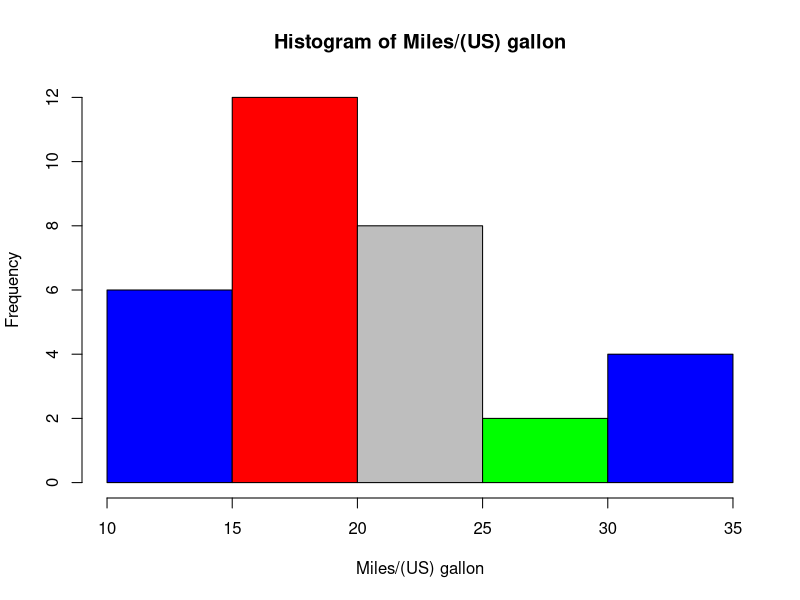
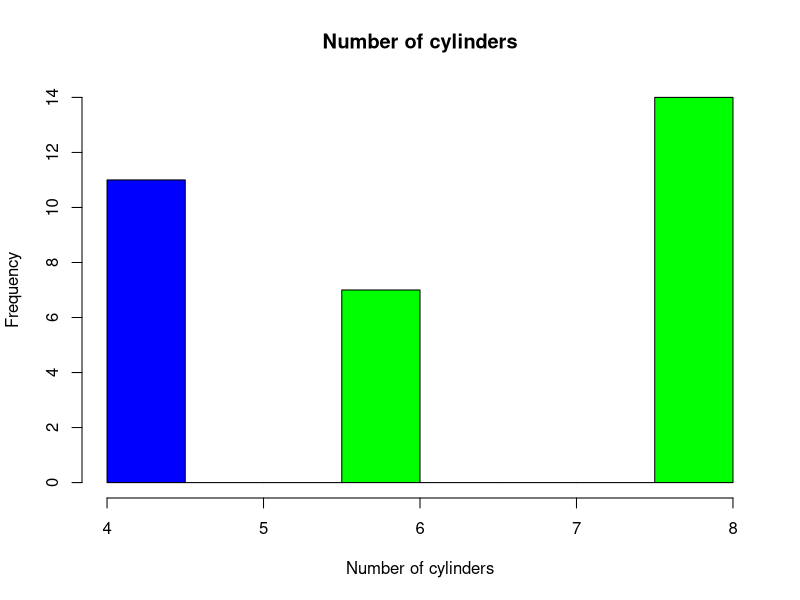
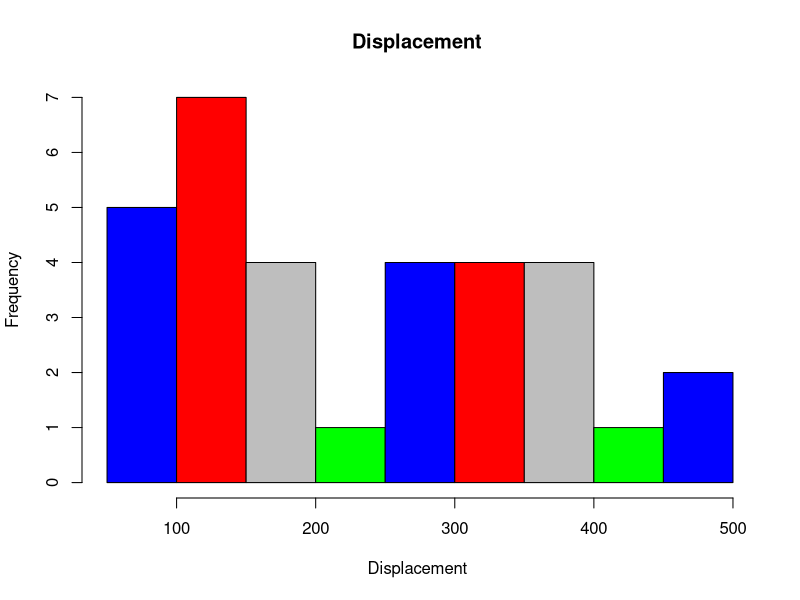
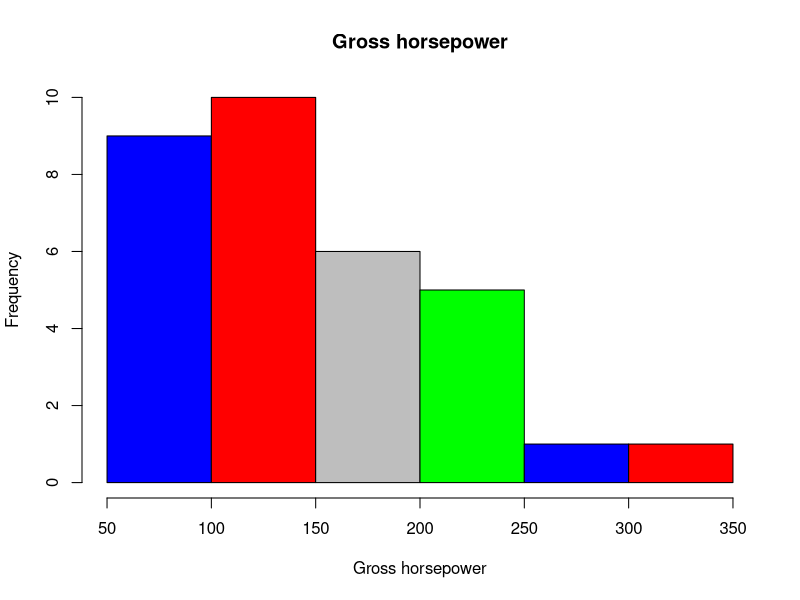
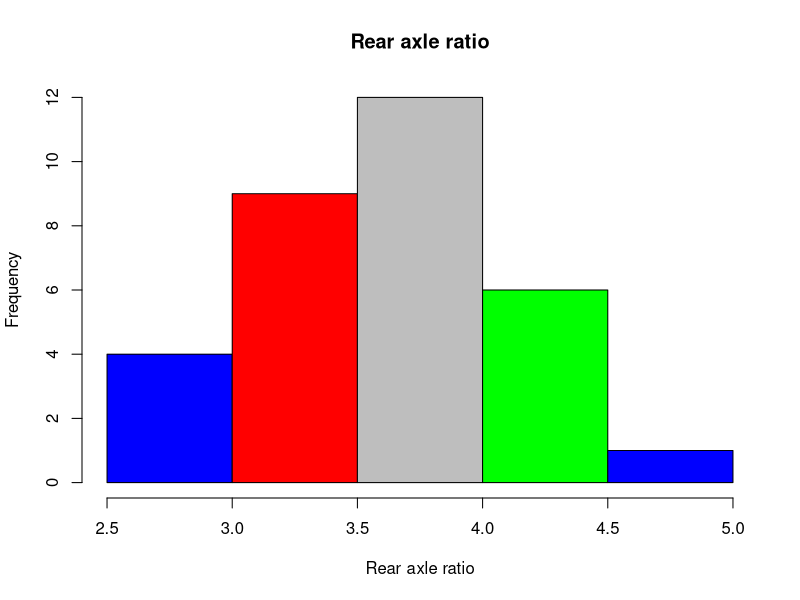
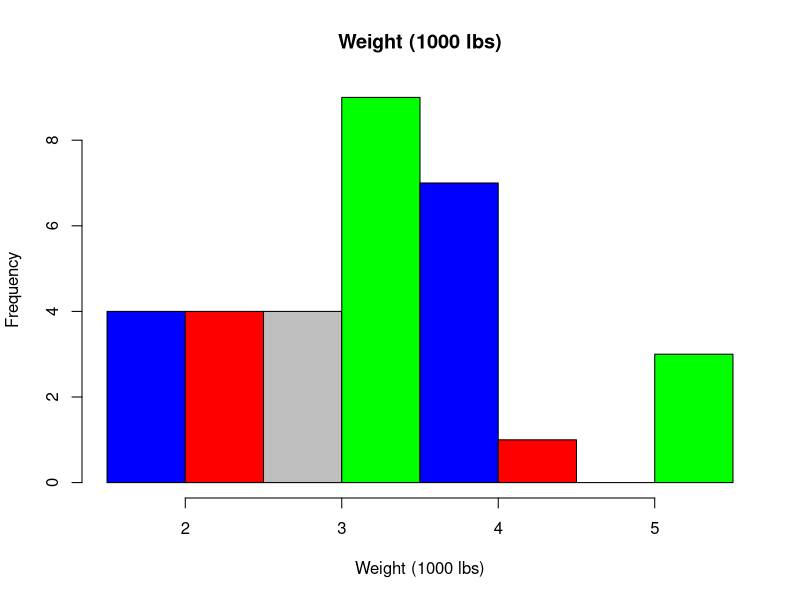
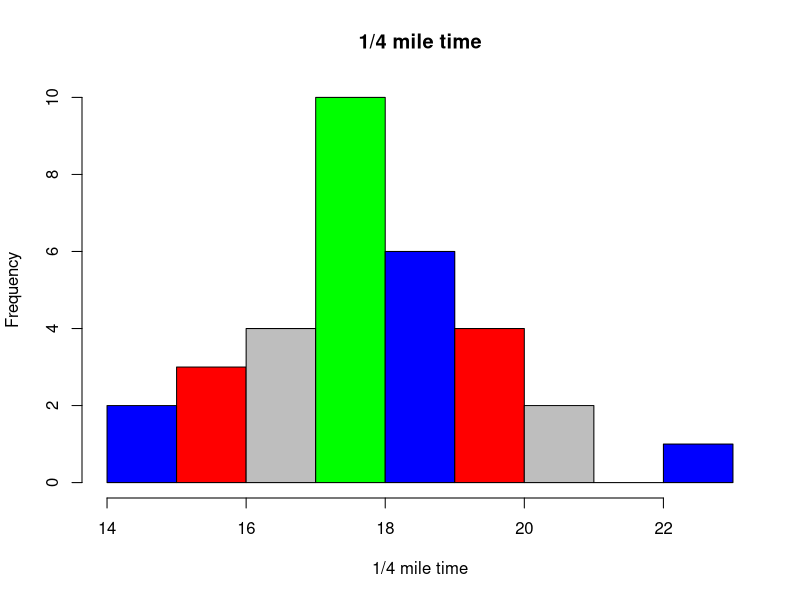
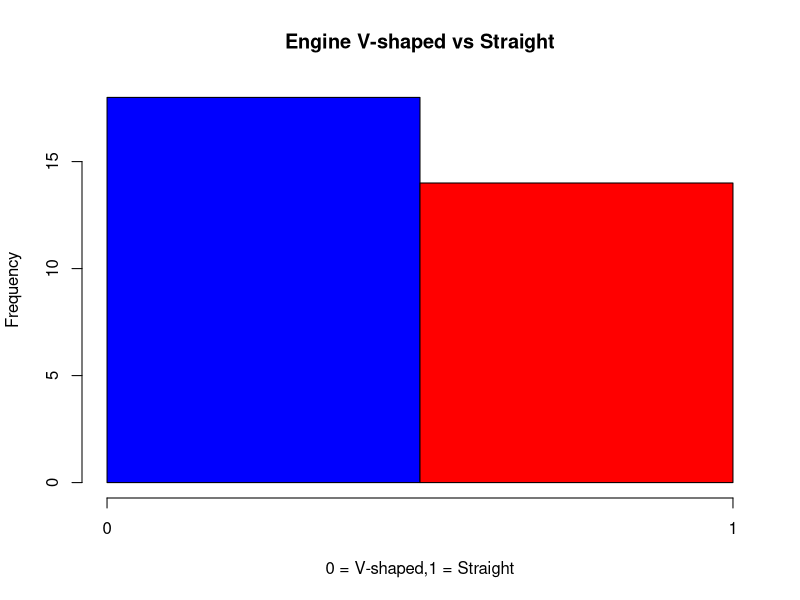

Source code (R) for these figures, in order:

data(mtcars)

x <- mtcars

head(x)

help(mtcars)

summary(x)

hist(x$mpg,main = "Histogram of Miles/(US) gallon",xlab = "Miles/(US) gallon" ,col = c("blue", "red", "gray", "green"))
hist(x$cyl,main = "Number of cylinders",xlab = "Number of cylinders" ,col = c("blue", "red", "gray", "green"))
hist(x$disp,main = "Displacement ",xlab = "Displacement " ,col = c("blue", "red", "gray", "green"))
hist(x$hp,main = "Gross horsepower",xlab = "Gross horsepower" ,col = c("blue", "red", "gray", "green"))
hist(x$drat,main = "Rear axle ratio",xlab = "Rear axle ratio" ,col = c("blue", "red", "gray", "green"))
hist(x$wt,main = "Weight (1000 lbs)",xlab = "Weight (1000 lbs)" ,col = c("blue", "red", "gray", "green"))
hist(x$qsec,main = "1/4 mile time",xlab = "1/4 mile time" ,col = c("blue", "red", "gray", "green"))
hist(x$vs,main = "Engine V-shaped vs Straight",xlab = "0 = V-shaped,1 = Straight",xaxt='n',breaks = 2 ,col = c("blue", "red", "gray", "green"))
axis(side=1, at=seq(0,1, 1))
hist(x$am,main = "Transmission ",xlab = "0 = automatic, 1 = manual",xaxt='n',breaks = 2 ,col = c("blue", "red", "gray", "green"))
axis(side=1, at=seq(0,1, 1))
hist(x$gear,main = "Number of forward gears",xlab = "No. forward gears" ,col = c("blue", "red", "gray", "green"))
hist(x$carb,main = "Number of carburetors",xlab = "No. carburetors" ,col = c("blue", "red", "gray", "green"))


